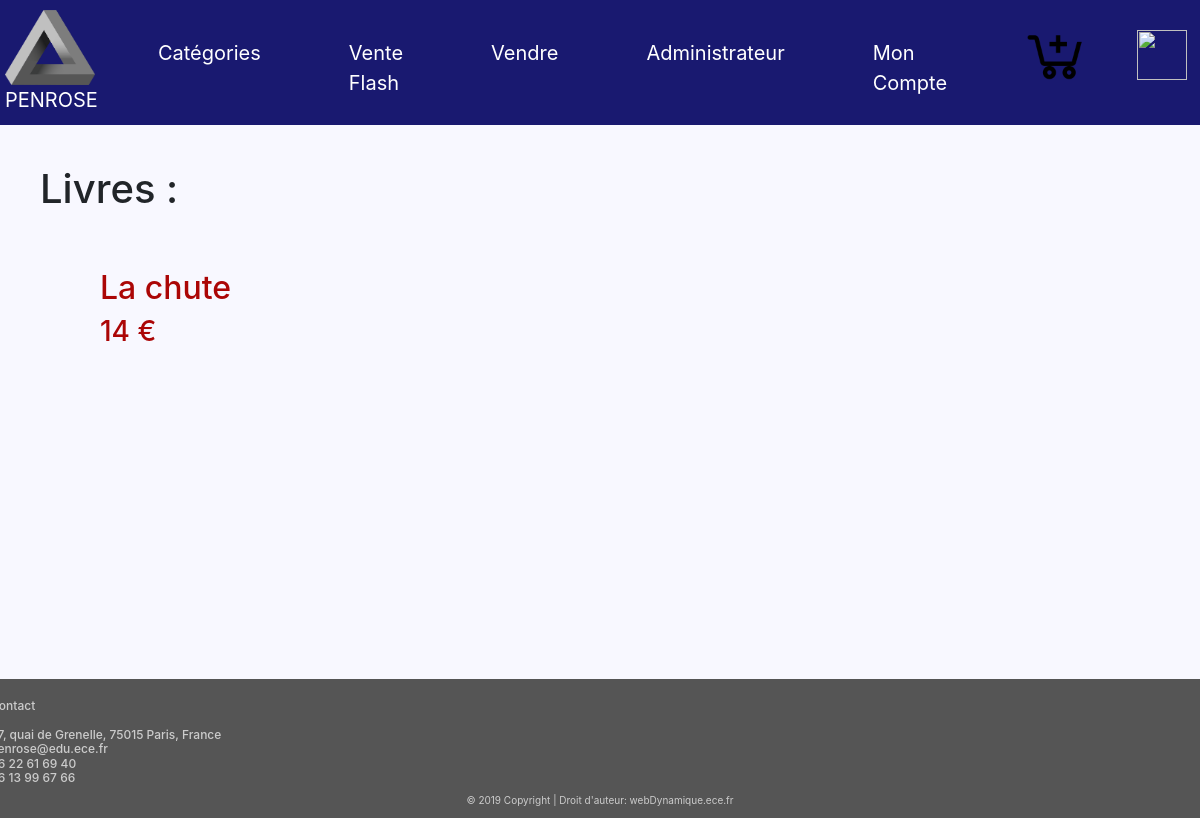
The page /liste_livre_fiche.php on the database as committed earlier.
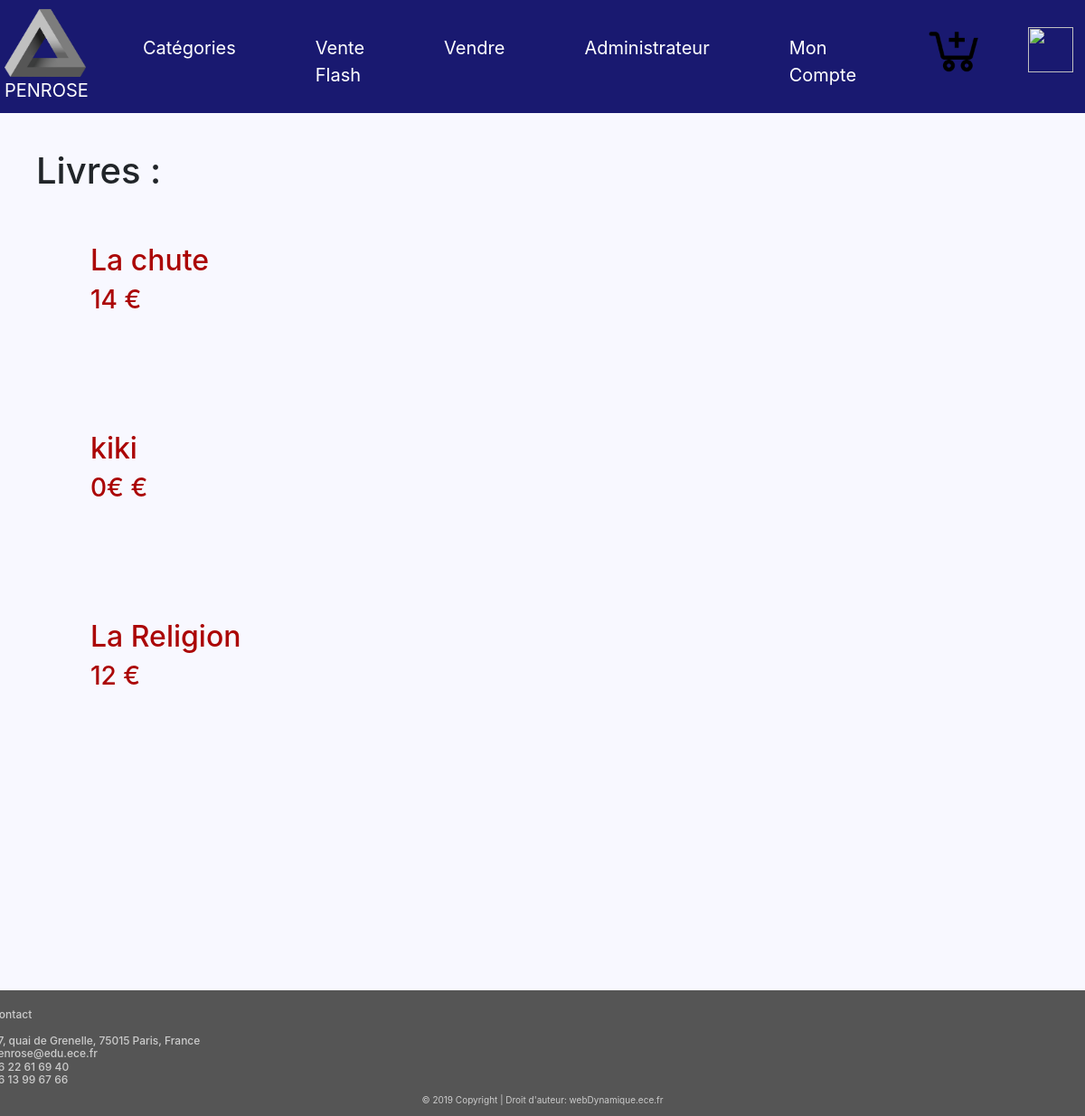
The same page on the database as committed later.
### tables this page shows
CREATE TABLE IF NOT EXISTS `items` (
  `ID` int(50) NOT NULL AUTO_INCREMENT,
  `Titre` varchar(255) NOT NULL,
  `Photos` varchar(255) NOT NULL,
  `Description` varchar(1000) NOT NULL,
  `Video` varchar(255) NOT NULL,
  `Categorie` varchar(255) NOT NULL,
  `Prix` varchar(255) NOT NULL,
  `vendu` int(50) NOT NULL,
  `id_vend` int(11) NOT NULL,
  PRIMARY KEY (`ID`),
  KEY `ID` (`ID`)
);

### liste_livre_fiche.php (the view, shortened to what this page needs)
<!DOCTYPE html>
<html>
<head>
<link rel="stylesheet"
href="https://stackpath.bootstrapcdn.com/bootstrap/4.1.3/css/bootstrap.min.css">
<link rel="stylesheet" type="text/css" href="styles.css">
</head>
<body>
<nav class="navbar navbar-expand-md">
<a class="navbar-brand" href="https://sites.google.com/site/tpe44lesillusionsoptiques/info-presse-classeur/le-triangle-de-penrose"><img class="logo" src="logo.png" height='75' width='90'/><br>	PENROSE</a>
<div class="collapse navbar-collapse" id="main-navigation">
<ul class="navbar-nav">
<li class="nav-item"><a class="nav-link"
href="Categorie.php">Catégories</a></li>
<li class="nav-item"><a class="nav-link" href="Venteflash.php">Vente Flash</a></li>
<li class="nav-item"><a class="nav-link"
href="verif_vendeur.php">Vendre</a></li>
<li class="nav-item"><a class="nav-link"
href="verif_admi.php">Administrateur</a></li>
<li class="nav-item"><a class="nav-link"
href="verif_acheteur.php">Mon Compte</a></li>
<a class="navbar-brand" href="Panier.php"><img class="panier" src="panier.png" height='70' width='70'> </a>
<a class="navbar-brand" href="logout.php"><img class="deco" src="Deco.png" height='50' width='50'> </a>
</ul>
</div>
</nav>
<?php
$database = "ece_amazon";
$db_handle = mysqli_connect('localhost', 'root', '');
$db_found = mysqli_select_db($db_handle, $database);
if($db_found)
{
	if(isset($_GET['show']))
	{
		$product=$_GET['show'];
		$sql = "SELECT * from items WHERE Titre='$product'";
		$result = mysqli_query($db_handle, $sql);
		$data = mysqli_fetch_assoc($result);
		$description=$data["Description"];
		?>
		<br>
		<div  style="margin-left: 750px; color:#AB0606; margin-top: 50px;">
			<img style="margin-left: -700px; margin-bottom: -300px;" src="<?php echo $data["Photos"];?>">
			<h1><?php echo $data["Titre"];?></h1>
			<h2 style="margin-left: 40px;"> <?php echo $data["Prix"];?> €</h2>
			<a href="Panier.php?action=ajout&amp;l=<?php echo $data["Titre"];?>&amp;q=1&amp;p=<?php echo $data["Prix"];?>&amp;ph=<?php echo $data["Photos"];?>" onclick="window(this.href, '',
'toolbar=no, location=no, directories=no, status=yes, scrollbars=yes, resizable=yes, copyhistory=no, width=600, height=350'); return false;">Ajouter au panier</a>
			<a href="liste_livre_fiche.php"><h4 style="margin-left: 40px; color:#000000;" >Retour</h4></a>
		</div><br>
		<?php
	}
	else
	{
		?><div style="margin-left: 40px; margin-top: 40px; " ><h1 > Livres : </h1></div><?php
		$sql = "SELECT * from items WHERE Categorie='Livres'";
		$result = mysqli_query($db_handle, $sql);
		while($data = mysqli_fetch_assoc($result))
		{
			?>
			<br><br>
			<div style="margin-left:100px;">
				<a href="?show=<?php echo $data["Titre"];?>"><h2 style="color:#AB0606;"><?php echo $data["Titre"];?></h2></a>
				<h3 style="color:#AB0606;"><?php echo $data["Prix"];?> € </h3>
			</div>
			<br/><br/><br/>
			<?php
		}
	}
	}
	?>
	<footer class="page-footer2">
<div class="container">
<div class="row">
<div class="col-lg-8 col-md-8 col-sm-12">
</div>
<h4 class="contact">Contact<br> <br>
37, quai de Grenelle, 75015 Paris, France <br>
penrose@edu.ece.fr <br>
06 22 61 69 40 <br>
06 13 99 67 66
</h4>
</div>
</div>
<div class="copyright">&copy; 2019 Copyright | Droit
d'auteur: webDynamique.ece.fr </div>
</footer>
</body>
</html>

### styles.css (style rules this page uses)
body { padding: 0px; margin: 0px; background: #F8F8FF; }
.navbar { background:#191970; padding: 5px; font-size: 20px; }
.logo { margin-right:0px; }
.panier { margin-left:30px; margin-top:-5px; }
.deco { margin-left:30px; margin-top:5px; }
.nav-link, .navbar-brand { color: #fff; cursor: pointer; }
.nav-link { margin-left: 1.8em !important; margin-right: 1.8em; margin-top: 0.5em !important; }
.navbar-collapse { justify-content: flex-end; }
.page-footer2 { background-color: #555; color: #ccc; padding: 20px; padding-bottom: 10px; margin-top: 250px; }
.contact { font-size: 12px; margin-left: -800px; }
.copyright { font-size:10px; text-align: center; }

Rows that differ between the two databases and show on the page:
added items: Titre "kiki", Prix "0€"
added items: Titre "La Religion", Prix "12"
